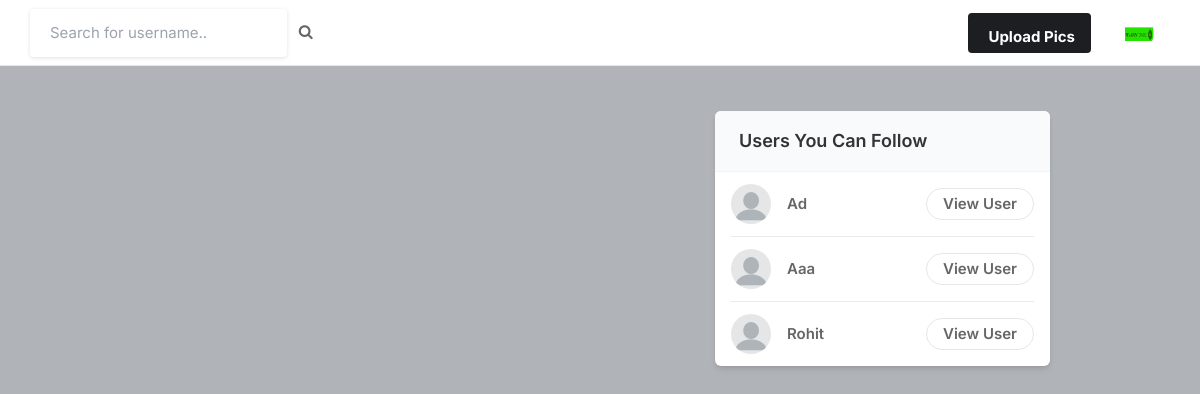
The app's page / (signed in), older data.
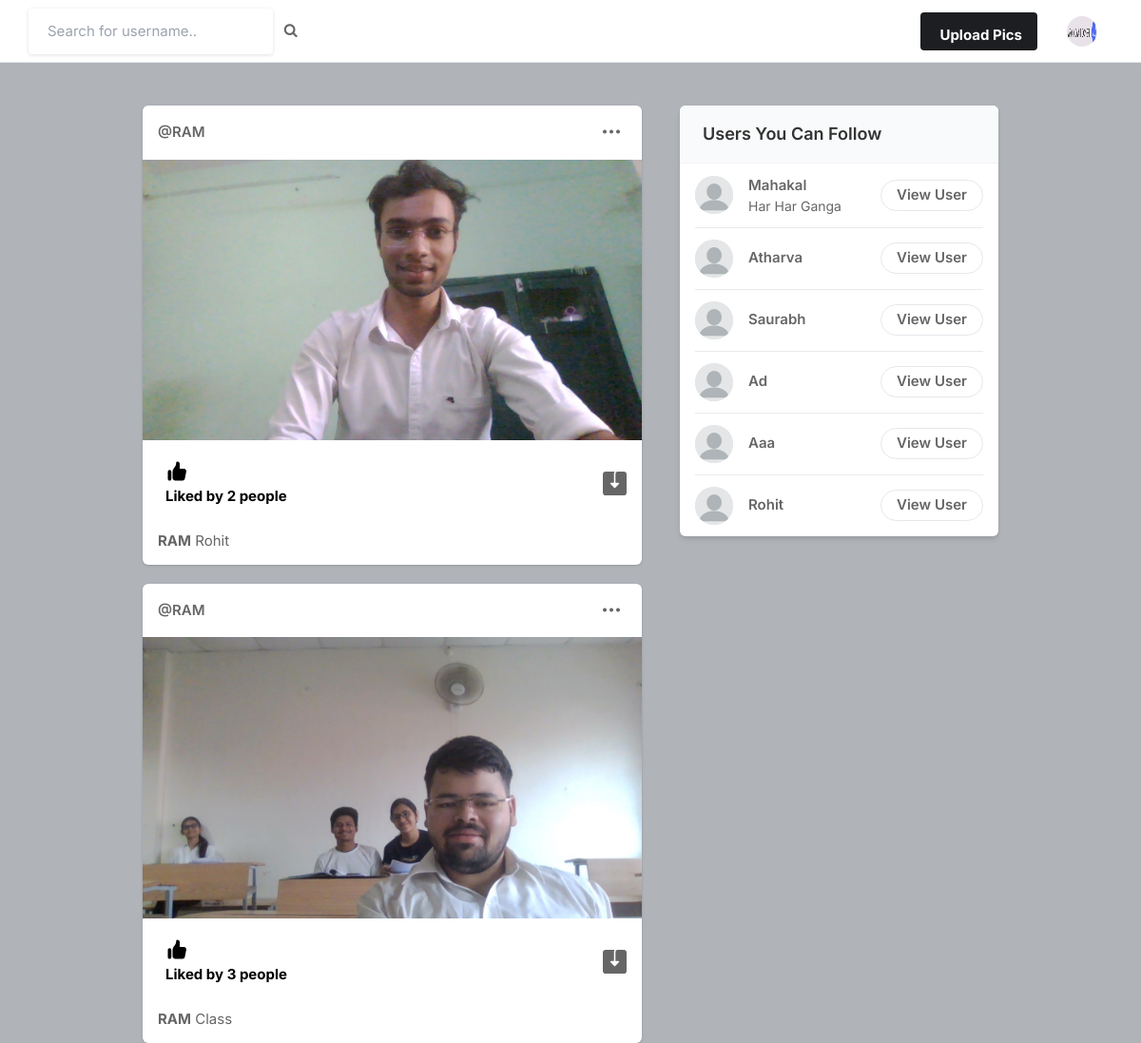
The same page, newer data.
### core/models.py (models this page shows, shortened)
class Profile(models.Model):
    user =models.ForeignKey(User,on_delete=models.CASCADE)
    id_user=models.IntegerField()
    bio=models.TextField(blank=True)
    profileimg=models.ImageField(upload_to='profile_images',default='blank-profile-picture.png')
    location =models.CharField(max_length=100,blank=True)

class Post(models.Model):
    id= models.UUIDField(primary_key=True,default=uuid.uuid4)
    user= models.CharField(max_length=100)
    image=models.ImageField(upload_to='post_images')
    caption=models.TextField()
    created_at=models.DateTimeField(default=datetime.now)
    no_of_likes=models.IntegerField(default=0)

### core/views.py (the view)
# urls.py: path('',views.index,name='index'),
@login_required(login_url='signin')
def index(request):
    user_object=User.objects.get(username=request.user.username)
    user_profile =Profile.objects.get(user=user_object)
    user_following_list=[]
    feed=[]
    user_following=FollowersCount.objects.filter(follower=request.user.username)
    for users in user_following:
        user_following_list.append(users.user)
    for usernames in user_following_list:
        feed_lists=Post.objects.filter(user=usernames)
        feed.append(feed_lists)
    feed_lists=list(chain(*feed))
    posts =Post.objects.all()
    all_users=User.objects.all()
    user_following_all=[]
    for user in user_following:
        user_list=User.objects.get(username=user.user)
        user_following_all.append(user_list)
    new_suggestion_list=[x for x in list(all_users) if (x not in list(user_following_all))]
    current_user= User.objects.filter(username=request.user.username)
    final_sugg=[x for x in list(new_suggestion_list) if (x not in current_user)]
    random.shuffle(final_sugg)
    username_profile=[]
    username_profile_list=[]
    for users in final_sugg:
        username_profile.append(users.id)
    for ids in username_profile:
        profile_lists=Profile.objects.filter(id_user=ids)
        username_profile_list.append(profile_lists)
    suggestions_username_profile_list=list(chain(*username_profile_list))
    return render(request,'index.html',{'user_profile':user_profile,'posts':feed_lists ,'suggestions_username_profile_list':suggestions_username_profile_list})

### templates/index.html (shortened to what this page needs)
{% load static %}
<!DOCTYPE html>
<html lang="en">
<head>
    <link rel="stylesheet" href="{% static 'assets/css/icons.css' %}">
    <link rel="stylesheet" href="{% static 'assets/css/uikit.css' %}">
    <link rel="stylesheet" href="{% static 'assets/css/style.css' %}">
    <link rel="stylesheet" href="{% static 'assets/css/tailwind.css' %}">
    <link rel="stylesheet" href="https://cdnjs.cloudflare.com/ajax/libs/font-awesome/4.7.0/css/font-awesome.min.css">
</head>
<body>
            <header>
                <div class="header_inner">
                    <form action="/search" method="POST">
                    <div class="left-side">
                            <input type="text" name="username" placeholder="Search for username..">&nbsp; &nbsp;
                            <button type="submit"><i class="fa fa-search fa-1x"></i></button>
                    </div>
                    </form>
                    <div class="right-side lg:pr-4">
                        <a href="#"
                            class="bg-pink-500 flex font-bold hidden hover:bg-pink-600 hover:text-white inline-block items-center lg:block max-h-10 mr-4 px-4 py-2 rounded shado text-white">
                              Upload Pics
                        </a>
                        <a href="#">
                            <img src="{{user_profile.profileimg.url}}" class="header-avatar" alt="">
                        </a>
                    </div>
                </div>
            </header>
            <div class="container m-auto">
                <div class="lg:flex justify-center lg:space-x-10 lg:space-y-0 space-y-5">
                    <div class="space-y-5 flex-shrink-0 lg:w-7/12">
                        {% for post in posts reversed %}
                        <div class="bg-white shadow rounded-md  -mx-2 lg:mx-0">
                            <div class="flex justify-between items-center px-4 py-3">
                                <div class="flex flex-1 items-center space-x-4">
                                    <span class="block font-semibold "><a href="/profile/{{post.user}}">@{{post.user}}</a></span>
                                </div>
                              <div>
                                <a href="#"> <i class="icon-feather-more-horizontal text-2xl hover:bg-gray-200 rounded-full p-2 transition -mr-1 "></i> </a>
                              </div>
                            </div>
                            <div uk-lightbox>
                                <a href="{{post.image.url}}">
                                    <img src="{{post.image.url}}" alt="">
                                </a>
                            </div>
                            <div class="py-3 px-4 space-y-3">
                                <div class="flex space-x-4 lg:font-bold">
                                    <a href="/like-post?post_id={{post.id}}" class="flex items-center space-x-2">
                                        <div class="p-2 rounded-full text-black">
                                            {% if post.no_of_likes == 0 %}
                                            <p>No likes</p>
                                            {% elif post.no_of_likes == 1 %}
                                            <p>Liked by {{post.no_of_likes}} person</p>
                                            {% else %}
                                            <p>Liked by {{post.no_of_likes}} people</p>
                                            {% endif %}
                                        </div>
                                    </a>
                                    <a href="{{post.image.url}}" class="flex items-center space-x-2 flex-1 justify-end" download>
                                    </a>
                                </div>
                                <p>
                                    <a href="/profile/{{post.user}}"><strong>{{post.user}}</strong></a> {{post.caption}}
                                </p>
                            </div>
                        </div>
                        {% endfor %}
                    </div>
                    <div class="lg:w-5/12">
                        <div class="bg-white  shadow-md rounded-md overflow-hidden">
                            <div class="bg-gray-50  border-b border-gray-100 flex items-baseline justify-between py-4 px-6 ">
                                <h2 class="font-semibold text-lg">Users You Can Follow</h2>
                            </div>
                            <div class="divide-gray-300 divide-gray-50 divide-opacity-50 divide-y px-4 ">
                                {% for suggestion in suggestions_username_profile_list %}
                                <div class="flex items-center justify-between py-3">
                                    <div class="flex flex-1 items-center space-x-4">
                                        <a href="/profile/{{suggestion.user}}">
                                            <img src="{{suggestion.profileimg.url}}" class="bg-gray-200 rounded-full w-10 h-10">
                                        </a>
                                        <div class="flex flex-col">
                                            <span class="block capitalize font-semibold"> {{suggestion.user}} </span>
                                            <span class="block capitalize text-sm"> {{suggestion.bio}} </span>
                                        </div>
                                    </div>
                                    <a href="/profile/{{suggestion.user}}" class="border border-gray-200 font-semibold px-4 py-1 rounded-full hover:bg-pink-600 hover:text-white hover:border-pink-600 "> View User </a>
                                </div>
                                {% endfor %}
                            </div>
                        </div>
                    </div>
                </div>
            </div>
</body>
</html>

### assets/css/style.css (style rules this page uses)
body { background-color: #B0B3B8!important; }
button { vertical-align: middle; }
input { height: 48px; line-height: 48px; padding: 0 20px; outline: none; font-size: 15px; color: #808080; max-width: 100%; width: 100%; -webkit-box-sizing: border-box; box-sizing: border-box; display: block; font-weight: 400; opacity: 1; border-radius: 4px; border: none; -webkit-box-shadow: 0 1px 4px 0px rgba(0, 0, 0, 0.12); box-shadow: 0 1px 4px 0px rgba(0, 0, 0, 0.12); }
input[type="text"], input[type="password"], input[type="email"], input[type="number"] { height: 48px; line-height: 48px; padding: 0 20px; outline: none; font-size: 15px; color: #808080; max-width: 100%; width: 100%; -webkit-box-sizing: border-box; box-sizing: border-box; display: block; font-weight: 400; opacity: 1; border-radius: 4px; border: none; -webkit-box-shadow: 0 1px 4px 0px rgba(0, 0, 0, 0.12); box-shadow: 0 1px 4px 0px rgba(0, 0, 0, 0.12); }
input { -webkit-transition: all 0.1s ease-in-out; transition: all 0.1s ease-in-out; }
::placeholder { color: #808080; opacity: 1; }
button { border: none; margin: 0; padding: 0; width: auto; overflow: visible; background: transparent; color: inherit; font: inherit; line-height: normal; cursor: pointer; }
a { color: #be185d; -webkit-transition: 0.3s; transition: 0.3s; outline: none !important; }
button { outline: none !important; }
img { max-width: 100%; }
body { color: #666; font-size: 15px; line-height: 27px; background-color: #f0f2f5; font-family: "Inter", sans-serif; text-transform: none; }
body p { font-size: 15px; line-height: 27px; }
h1, h2, h3, h4, h5, h6 { font-family: "Inter", sans-serif; text-transform: none; }
input[type="text"], input[type="password"], input[type="email"] { font-family: "Inter", sans-serif; text-transform: none; }
button, body .pac-container { font-family: "Inter", sans-serif; text-transform: none; }
h1, h2, h3, h4, h5, h6 { color: #333; font-weight: 500; margin: 0; padding: 0; }
h2 { font-size: 26px; }
b, strong { font-weight: 700 !important; }
@media (min-width: 1024px) { .container { max-width: 900px !important; padding-top: 45px; } }
header { background-color: #fff; left: 0; right: 0; top: 0; z-index: 99; height: 66px; display: -webkit-box; display: -ms-flexbox; display: flex; -webkit-box-align: center; -ms-flex-align: center; align-items: center; border-bottom: 1px solid #e5e7eb; }
header .header_inner { display: -webkit-box; display: -ms-flexbox; display: flex; -webkit-box-align: center; -ms-flex-align: center; align-items: center; max-width: 1090px; margin: auto; width: 100%; max-width: 100% !important; padding: 0 30px; }
header .header_inner .left-side { display: -webkit-box; display: -ms-flexbox; display: flex; -webkit-box-align: center; -ms-flex-align: center; align-items: center; }
header .header_inner .right-side { display: -webkit-box; display: -ms-flexbox; display: flex; -webkit-box-align: center; -ms-flex-align: center; align-items: center; -webkit-box-pack: end; -ms-flex-pack: end; justify-content: flex-end; margin-left: auto; }
header .header_inner .right-side .header-avatar { width: 32px; height: 32px; border-radius: 100%; margin-left: 15px; }

Row changes from the older to the newer data that the page shows:
changed Profile (number 1 of 7 on the later page): profileimg: a different picture
added Post: user "RAM", image (picture), no_of_likes "2", caption "Rohit"
added Post: user "RAM", image (picture), no_of_likes "3", caption "Class"
added Profile: profileimg (placeholder picture), user "Mahakal", bio "Har Har Ganga"
added Profile: profileimg (placeholder picture), user "Atharva"
added Profile: profileimg (placeholder picture), user "Saurabh"
